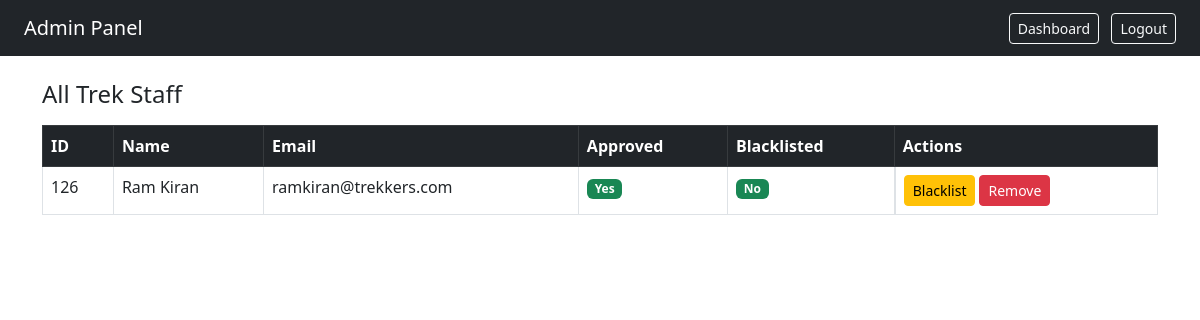
The page /admin/staff (signed in) on the database as committed earlier.
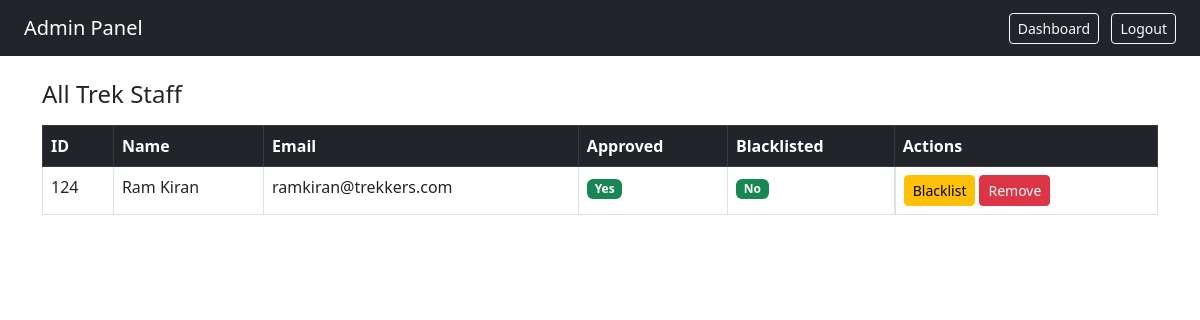
The same page on the database as committed later.
### models.py (models this page shows)
class User(UserMixin,db.Model):
    id = db.Column(db.Integer, primary_key=True)
    name = db.Column(db.String(50), nullable=False)
    email = db.Column(db.String(50), unique=True, nullable=False)
    password = db.Column(db.String(200), nullable=False)
    role= db.Column(db.String(50), nullable=False, default='user')
    approval = db.Column(db.Boolean, default=True)
    blacklist = db.Column(db.Boolean, default=False)
    bookings = db.relationship('Booking', backref='trekker', lazy=True)
    assigned_treks = db.relationship('Trek', backref='assigned_staff', lazy=True)
    staff_profile = db.relationship('TrekStaff', backref='user', uselist=False)

### routes.py (the view)
@app.route('/admin/staff')
@login_required
def admin_staff():
    if current_user.role !='admin':
        return redirect(url_for('login'))
    staff_list = User.query.filter_by(role='staff').all()
    return render_template('admin_staff.html', staff_list=staff_list)

### routes.py (called while the page is built)
@login_manager.user_loader
def load_user(user_id):
    return User.query.get(int(user_id))

### templates/admin_staff.html (shortened to what this page needs)
<!DOCTYPE html>
<html>
<head>
    <link rel="stylesheet" href="https://cdn.jsdelivr.net/npm/bootstrap@5.3.0/dist/css/bootstrap.min.css">
</head>
<body>
<nav class="navbar navbar-dark bg-dark px-4">
    <span class="navbar-brand">Admin Panel</span>
    <div>
        <a href="/admin/dashboard" class="btn btn-outline-light btn-sm me-2">Dashboard</a>
        <a href="/logout" class="btn btn-outline-light btn-sm">Logout</a>
    </div>
</nav>
<div class="container mt-4">
    <h4>All Trek Staff</h4>
    <table class="table table-bordered mt-3">
        <thead class="table-dark">
            <tr>
                <th>ID</th>
                <th>Name</th>
                <th>Email</th>
                <th>Approved</th>
                <th>Blacklisted</th>
                <th>Actions</th>
            </tr>
        </thead>
        <tbody>
            {% for staff in staff_list %}
            <tr>
                <td>{{ staff.id }}</td>
                <td>{{ staff.name }}</td>
                <td>{{ staff.email }}</td>
                <td>
                    <span class="badge {% if staff.approval %}bg-success{% else %}bg-secondary{% endif %}">
                        {{ 'Yes' if staff.approval else 'Pending' }}
                    </span>
                </td>
                <td>
                    <span class="badge {% if staff.blacklist %}bg-danger{% else %}bg-success{% endif %}">
                        {{ 'Yes' if staff.blacklist else 'No' }}
                    </span>
                </td>
                <td class="d-flex gap-1 flex-wrap">
                    {% if not staff.blacklist %}
                    <a href="/admin/staff/blacklist/{{ staff.id }}"
                       class="btn btn-sm btn-warning"
                       onclick="return confirm('Blacklist this staff member?')">Blacklist</a>
                    {% else %}
                    <a href="/admin/staff/unblacklist/{{ staff.id }}"
                       class="btn btn-sm btn-success">Unblacklist</a>
                    {% endif %}
                    <a href="/admin/staff/remove/{{ staff.id }}"
                       class="btn btn-sm btn-danger"
                       onclick="return confirm('Remove this staff member?')">Remove</a>
                </td>
            </tr>
            {% endfor %}
        </tbody>
    </table>
</div>
</body>
</html>

Rows that differ between the two databases and show on the page:
removed User: id "126", name "Ram Kiran", email "ramkiran@trekkers.com", approval "Yes", blacklist "No"
added User: id "124", name "Ram Kiran", email "ramkiran@trekkers.com", approval "Yes", blacklist "No"
